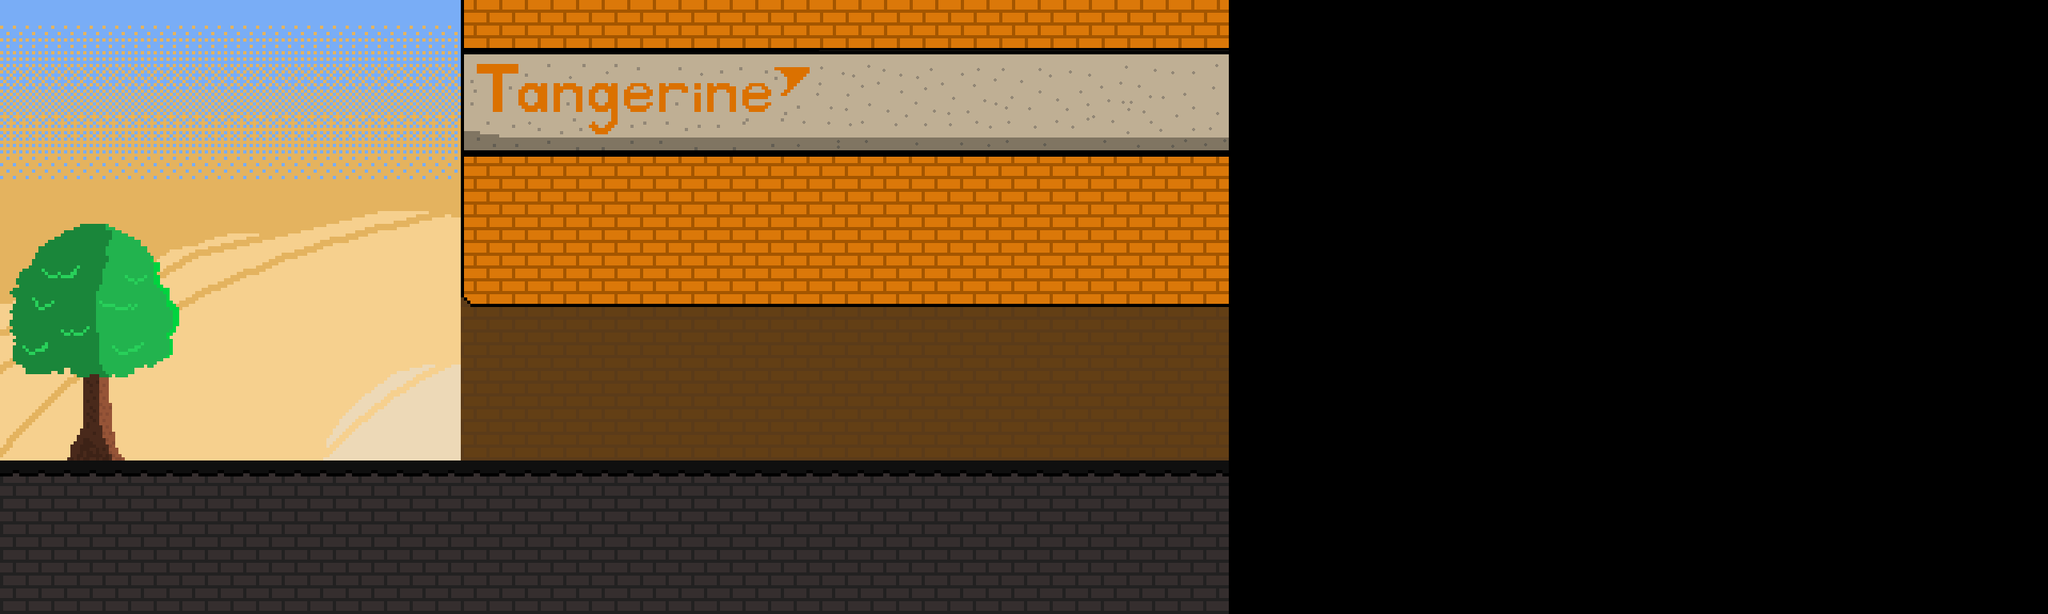

Rendered tile map (Tiled .tmx) drawn with the repository's tilesets; below, a short description and the full map source, tile grids included:
An orthogonal 40x12 tile map with 64x64 px tiles, 1 tile layer (Tile Layer 1) and 15 objects (5x Floor, 4x Camera, 2x Start, 2x Player, Door, ...).

<map version="1.2" tiledversion="1.2.0" orientation="orthogonal" renderorder="right-down" width="40" height="12" tilewidth="64" tileheight="64" infinite="0" nextlayerid="3" nextobjectid="17">
 <tileset firstgid="1" source="Bank Entrance2.tsx" />
 <layer id="1" name="Tile Layer 1" width="40" height="12">
  <data encoding="csv">
1,2,3,4,5,6,7,8,9,10,11,12,13,14,15,16,17,18,19,20,21,22,23,24,0,0,0,0,0,0,0,0,0,0,0,0,0,0,0,0,
25,26,27,28,29,30,31,32,33,34,35,36,37,38,39,40,41,42,43,44,45,46,47,48,0,0,0,0,0,0,0,0,0,0,0,0,0,0,0,0,
49,50,51,52,53,54,55,56,57,58,59,60,61,62,63,64,65,66,67,68,69,70,71,72,0,0,0,0,0,0,0,0,0,0,0,0,0,0,0,0,
73,74,75,76,77,78,79,80,81,82,83,84,85,86,87,88,89,90,91,92,93,94,95,96,0,0,0,0,0,0,0,0,0,0,0,0,0,0,0,0,
97,98,99,100,101,102,103,104,105,106,107,108,109,110,111,112,113,114,115,116,117,118,119,120,0,0,0,0,0,0,0,0,0,0,0,0,0,0,0,0,
121,122,123,124,125,126,127,128,129,130,131,132,133,134,135,136,137,138,139,140,141,142,143,144,0,0,0,0,0,0,0,0,0,0,0,0,0,0,0,0,
145,146,147,148,149,150,151,152,153,154,155,156,157,158,159,160,161,162,163,164,165,166,167,168,0,0,0,0,0,0,0,0,0,0,0,0,0,0,0,0,
169,170,171,172,173,174,175,176,177,178,179,180,181,182,183,184,185,186,187,188,189,190,191,192,0,0,0,0,0,0,0,0,0,0,0,0,0,0,0,0,
193,194,195,196,197,198,199,200,201,202,203,204,205,206,207,208,209,210,211,212,213,214,215,216,0,0,0,0,0,0,0,0,0,0,0,0,0,0,0,0,
217,218,219,220,221,222,223,224,225,226,227,228,229,230,231,232,233,234,235,236,237,238,239,240,0,0,0,0,0,0,0,0,0,0,0,0,0,0,0,0,
241,242,243,244,245,246,247,248,249,250,251,252,253,254,255,256,257,258,259,260,261,262,263,264,0,0,0,0,0,0,0,0,0,0,0,0,0,0,0,0,
265,266,267,268,269,270,271,272,273,274,275,276,277,278,279,280,281,282,283,284,285,286,287,288,0,0,0,0,0,0,0,0,0,0,0,0,0,0,0,0
</data>
 </layer>
 <objectgroup id="2" name="Object Layer 1">
  <object id="1" name="Floor" x="0.00339674" y="576" width="1536" height="192" />
  <object id="2" name="Floor" x="-64" y="0" width="64" height="704" />
  <object id="3" name="Camera" x="-63.9966" y="-64" width="64" height="832">
   <properties>
    <property name="direction" value="4" />
   </properties>
  </object>
  <object id="4" name="Camera" x="-64" y="-64" width="1536" height="64">
   <properties>
    <property name="direction" value="1" />
   </properties>
  </object>
  <object id="5" name="Camera" x="1536" y="0" width="64" height="768">
   <properties>
    <property name="direction" value="2" />
   </properties>
  </object>
  <object id="6" name="Camera" x="0.00339674" y="768" width="1536" height="64">
   <properties>
    <property name="direction" value="3" />
   </properties>
  </object>
  <object id="7" name="Floor" x="1521" y="384" width="15" height="48">
   <properties>
    <property name="door" value="1" />
   </properties>
  </object>
  <object id="8" name="Door" x="1521" y="432" width="15" height="144">
   <properties>
    <property name="direction" value="right" />
    <property name="open" value="1" />
    <property name="openKeys" value="0" />
    <property name="openTo" value="1" />
   </properties>
  </object>
  <object id="9" name="Start" x="0.00339674" y="0" width="64" height="64">
   <properties>
    <property name="direction" value="right" />
   </properties>
  </object>
  <object id="10" name="Player" x="64" y="448" width="64" height="64">
   <properties>
    <property name="direction" value="right" />
   </properties>
  </object>
  <object id="11" name="Player" x="1344" y="448" width="64" height="64">
   <properties>
    <property name="direction" value="left" />
   </properties>
  </object>
  <object id="12" name="Start" x="512.003" y="0" width="64" height="64">
   <properties>
    <property name="direction" value="left" />
   </properties>
  </object>
  <object id="13" name="Floor" x="576" y="0" width="960.003" height="383.994" />
  <object id="15" name="EndGame" x="320" y="128" width="128" height="448">
   <properties>
    <property name="file" value="none" />
    <property name="neededKeys" value="5" />
   </properties>
  </object>
  <object id="16" name="Floor" x="0" y="-64" width="576" height="64" />
 </objectgroup>
</map>
